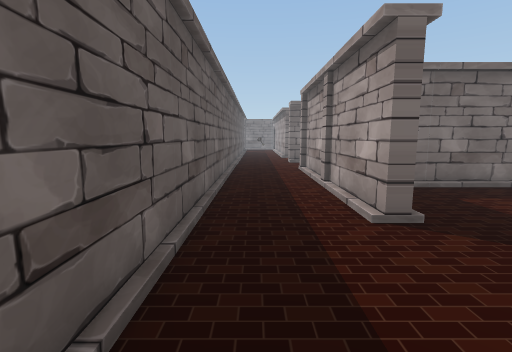
[1] (above)

24 first-person views from a walk through a 3-D level made in the Unity game engine. The camera is 1.5 m above the floor, tilts 8° down and sees 85° across. Doors are open. The floor is counted in squares, 0.91 m on a side. Each view is taken from the middle of a square. On the plan, view 1 faces up. The plan holds only what a view shows up to about 15 squares ahead; the rest is blank. The place goes on beyond the plan. The player is left out.

[2]
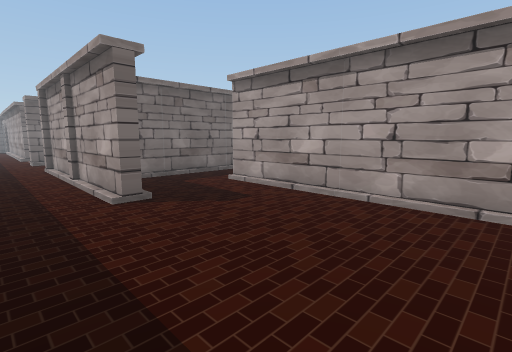

[3]
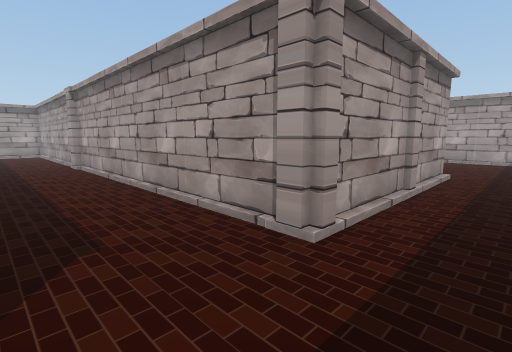

[4]
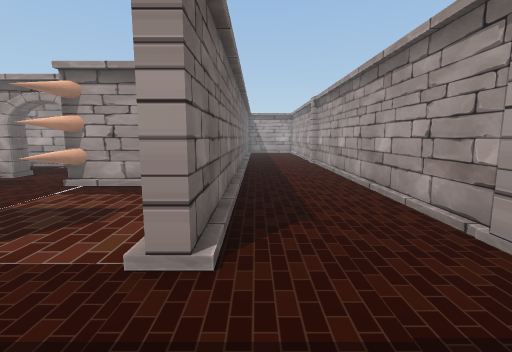

[5]
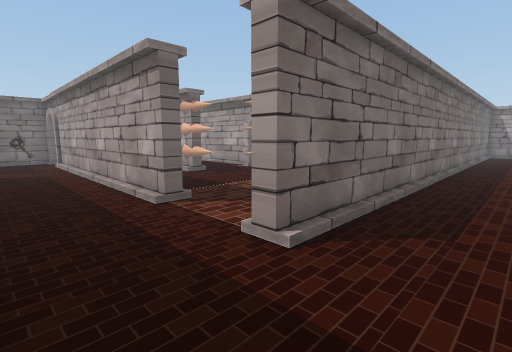

[6]
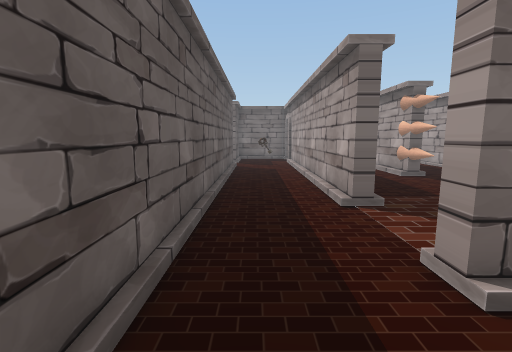

[7]
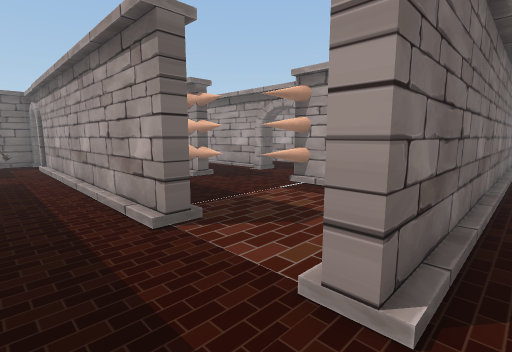

[8]
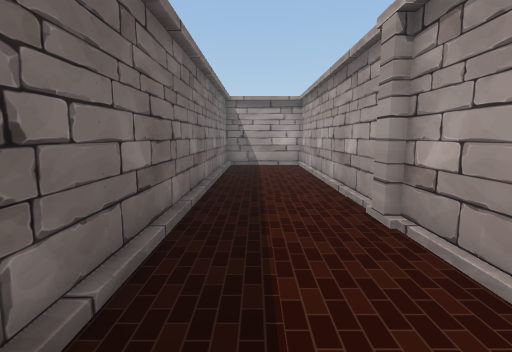

[9]
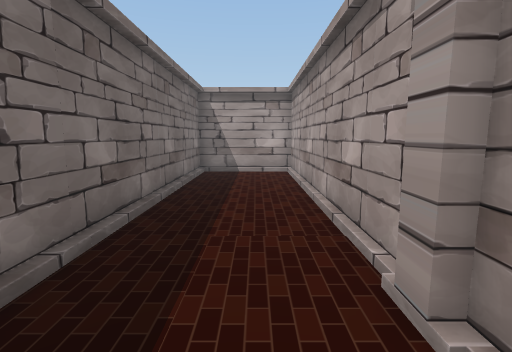

[10]
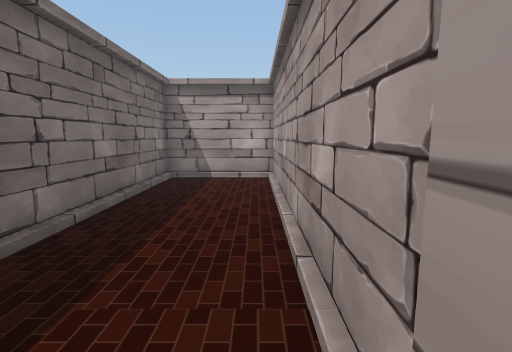

[11]
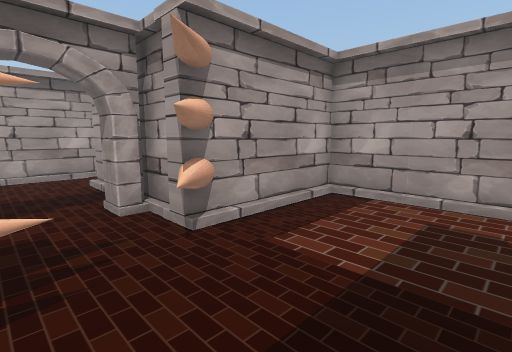

[12]
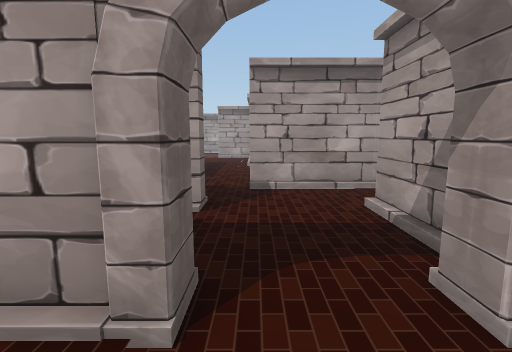

[13]
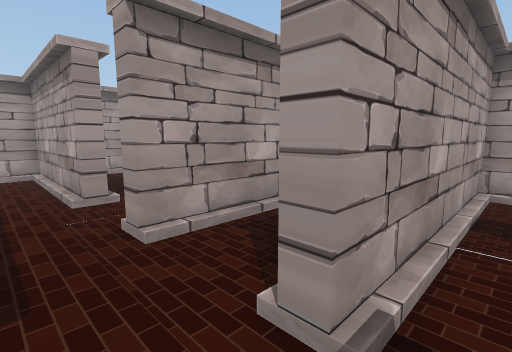

[14]
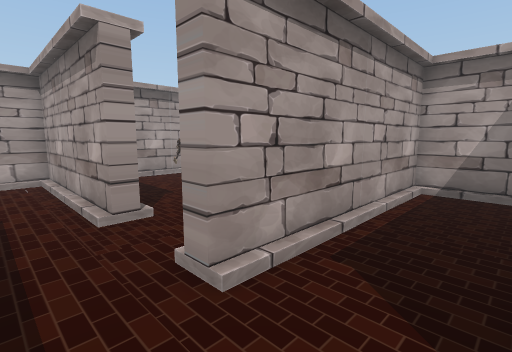

[15]
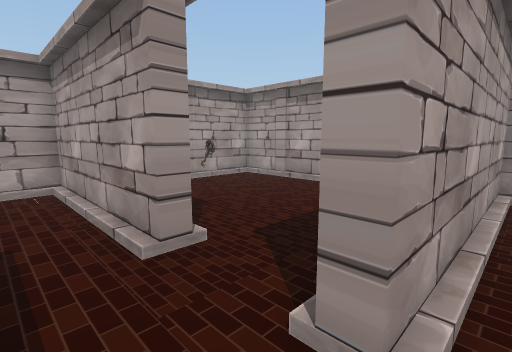

[16]
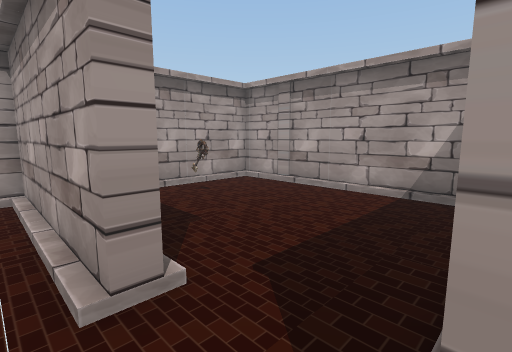

[17]
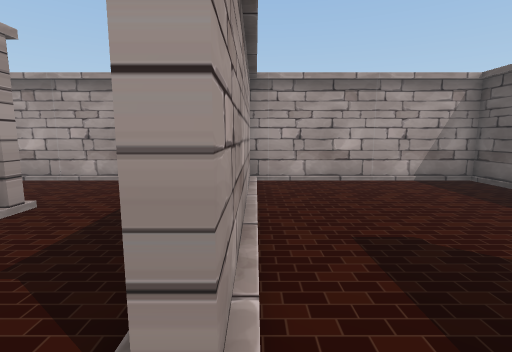

[18]
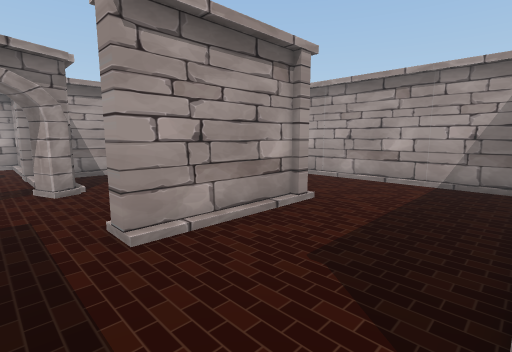

[19]
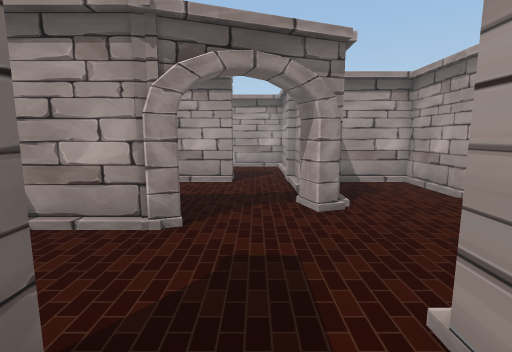

[20]
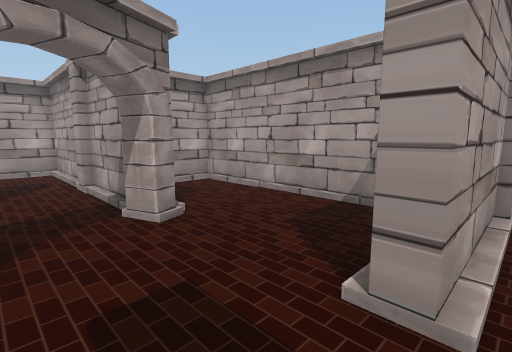

[21]
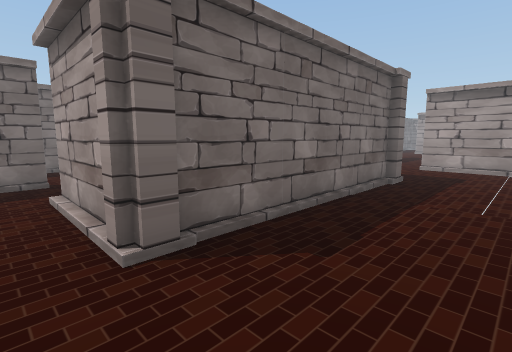

[22]
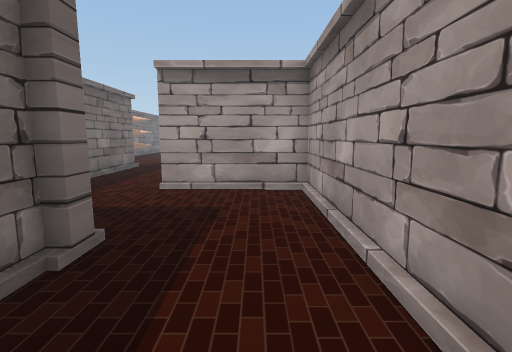

[23]
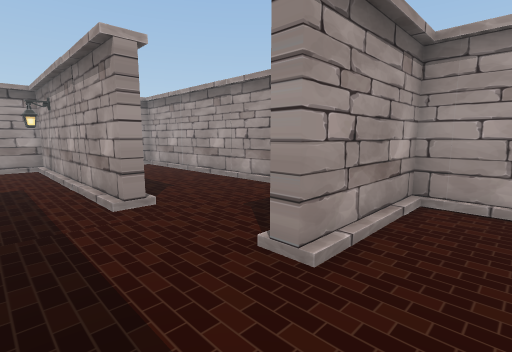

[24]
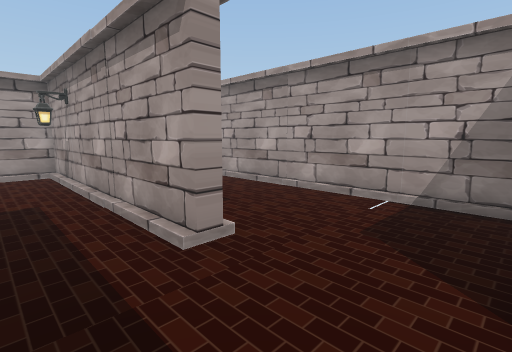

### Floor plan
Key: @ floor where view 1 was taken; # wall or solid block; . floor; / step, stairs or slope; O other object.
Columns run from 2 left of view 1 to 37 right of it. Each row starts with its distance up from view 1.
 29 #/../#  .#..#  .# ...............#
 28 #/../# ..O..##..//...............#
 27 #/../#...O.........#/..#..########
 26 #/../#.............#/..#......
 25 #/../#....O.##.....#/..#......../#
 24 #/../#....OO#####..#/..#......../#
 23 #/../#   ..#      .#/..#......#./#
 22 #/...    ..#      .#/..#......../#
 21 #/...    ..#      .#/..#......../
 20 #/.........#      .#/..#......../#
 19 #/...#############################
 18 #/............................#
 17 # ............................#
 16 #/............................#
 15 #/............................#
 14 #/...##########################
 13 #/...#         .  #
 12 #/...#         . .#
 11 #/...#         ...#    .#
 10 #/...##########...#.....#
  9 #/...# ////////.........#....
  8 #/...#.......................#
  7 #/...#.......................#
  6 #/...#...#/....#....##########  ####
  5 #/.......#/....#........#  . ...........
  4 #/.......#/....#........#   ............
  3 #/.......#/....#........# ..............
  2 #/.......#/....##########....#....######
  1 # .......#/..................#........
  0 #/@......#/..................#..........
 -1 #/.......#/..................#..........
 -2 #/.......#/..................#..........
 -3 ###################   ##################

Where each view was taken, in squares from view 1:
view 1: 0 up, 0 right, facing up
view 2: 2 down, 0 right, facing up-right
view 3: 18 up, 0 right, facing down-right
view 4: 18 up, 1 left, facing right
view 5: 16 up, 1 left, facing up-right
view 6: 16 up, 0 right, facing up
view 7: 18 up, 0 right, facing up-right
view 8: 17 up, 11 right, facing right
view 9: 16 up, 14 right, facing right
view 10: 15 up, 16 right, facing right
view 11: 27 up, 4 right, facing down-right
view 12: 27 up, 8 right, facing right
view 13: 29 up, 16 right, facing down-right
view 14: 29 up, 18 right, facing down-right
view 15: 29 up, 20 right, facing down-right
view 16: 28 up, 21 right, facing down-right
view 17: 8 up, 7 right, facing down
view 18: 8 up, 8 right, facing down-right
view 19: 8 up, 11 right, facing right
view 20: 9 up, 12 right, facing down-right
view 21: 2 down, 11 right, facing up-right
view 22: 1 down, 18 right, facing right
view 23: 5 up, 25 right, facing down-right
view 24: 5 up, 28 right, facing down-right
